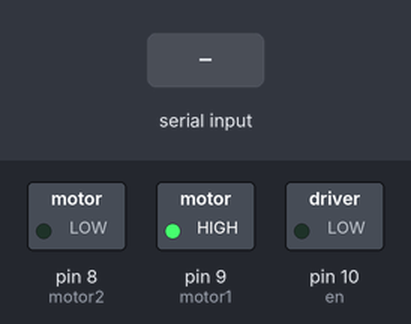
The sketch below on a simulated Arduino Uno, built with avr-gcc and run on an emulated ATmega328P. Parts: switched loads named in the sketch (green lamp = pin HIGH). Inputs (shaded band) come from the test bench.

Above: at 1.2 s.
1.3 s: byte 30 received over Serial
At 1.6 s:
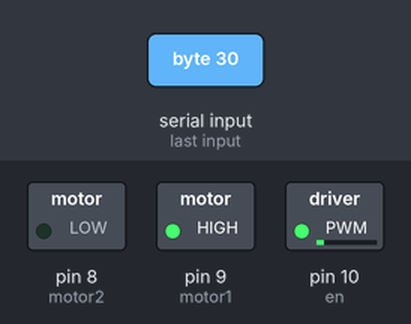
2.8 s: byte 90 received over Serial
At 4.0 s:
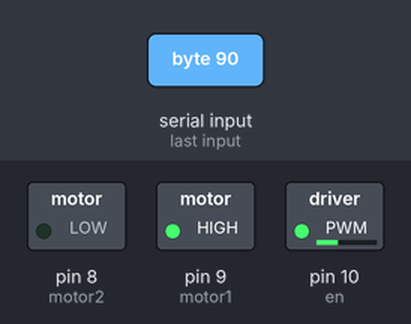
Timing chart, 0 to 5.8 s (numbered marks = the images above; inputs shaded):
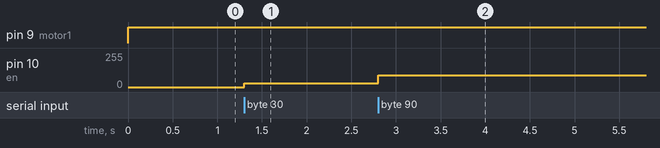

Measured:
- after the input at 1.3 s, pin 10 (en): 0/255 → 30/255 at once
- after the input at 2.8 s, pin 10 (en): 30/255 → 90/255 at once

The sketch:

trolleytruck.ino
```cpp
#define en 10
#define motor1 9
#define motor2 8

char input;
int motorspeed = 0;
int speedpercent = 0;

void setup(void){
  pinMode(en, OUTPUT);
  pinMode(motor1, OUTPUT);
  pinMode(motor2, OUTPUT);

  Serial.begin(9600);
}

void loop(void){
  if(Serial.available()){
    input = Serial.read();
    /*
    if(input == 'a'){
      motorspeed = motorspeed + 10;
    }else if(input == 'z'){
      motorspeed = motorspeed - 10;
    }

    if(motorspeed > 255){
        motorspeed = 255;
    }else if(motorspeed < 0){
        motorspeed = 0;
    }
    speedpercent = map(motorspeed, 0, 255, 0, 100);
    Serial.println(speedpercent);
    */
  }
  digitalWrite(motor1, HIGH);
  digitalWrite(motor2, LOW);
  analogWrite(en, input);

}
```
